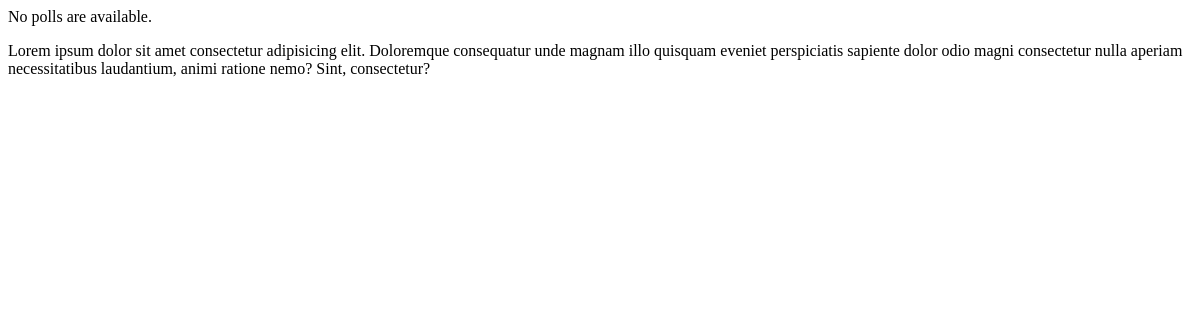
The page /polls/ on the database as committed earlier.
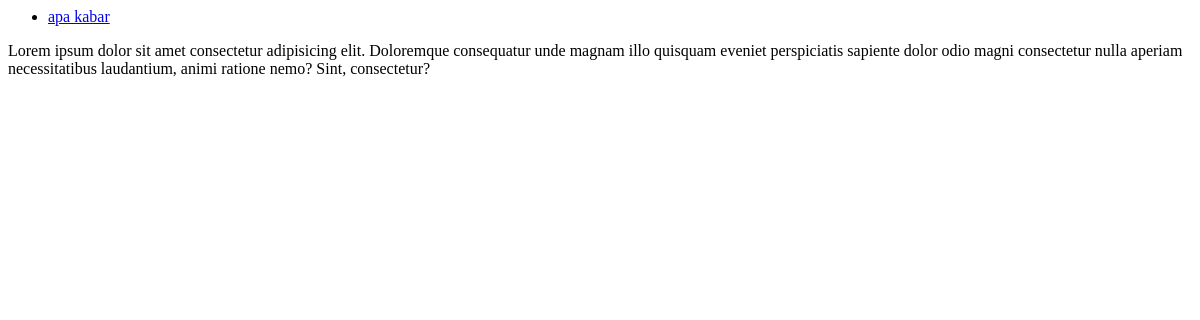
The same page on the database as committed later.
### polls/models.py (models this page shows, shortened)
class Question(models.Model):
    question_text = models.CharField(max_length=200)
    pub_date = models.DateTimeField('Date Published')

### polls/views.py (the view)
# urls.py: path("", views.index, name="index"),
def index(request):
	latest_question_list = Question.objects.order_by("-pub_date")[:5]
	context = {
		"latest_question_list": latest_question_list,
	}
	return render(request,"polls/index.html", context)

### polls/templates/polls/index.html
{% if latest_question_list %}
    <ul>
    {% for question in latest_question_list %}
        <li><a href="/polls/{{ question.id }}/">{{ question.question_text }}</a></li>
    {% endfor %}
    </ul>
{% else %}
    <p>No polls are available.</p>
{% endif %}
<p>Lorem ipsum dolor sit amet consectetur adipisicing elit. Doloremque consequatur unde magnam illo quisquam eveniet perspiciatis sapiente dolor odio magni consectetur nulla aperiam necessitatibus laudantium, animi ratione nemo? Sint, consectetur?</p>

Rows that differ between the two databases and show on the page:
added Question: question_text "apa kabar"
Other text that changed with them:
text no longer shown: "No polls are available."
